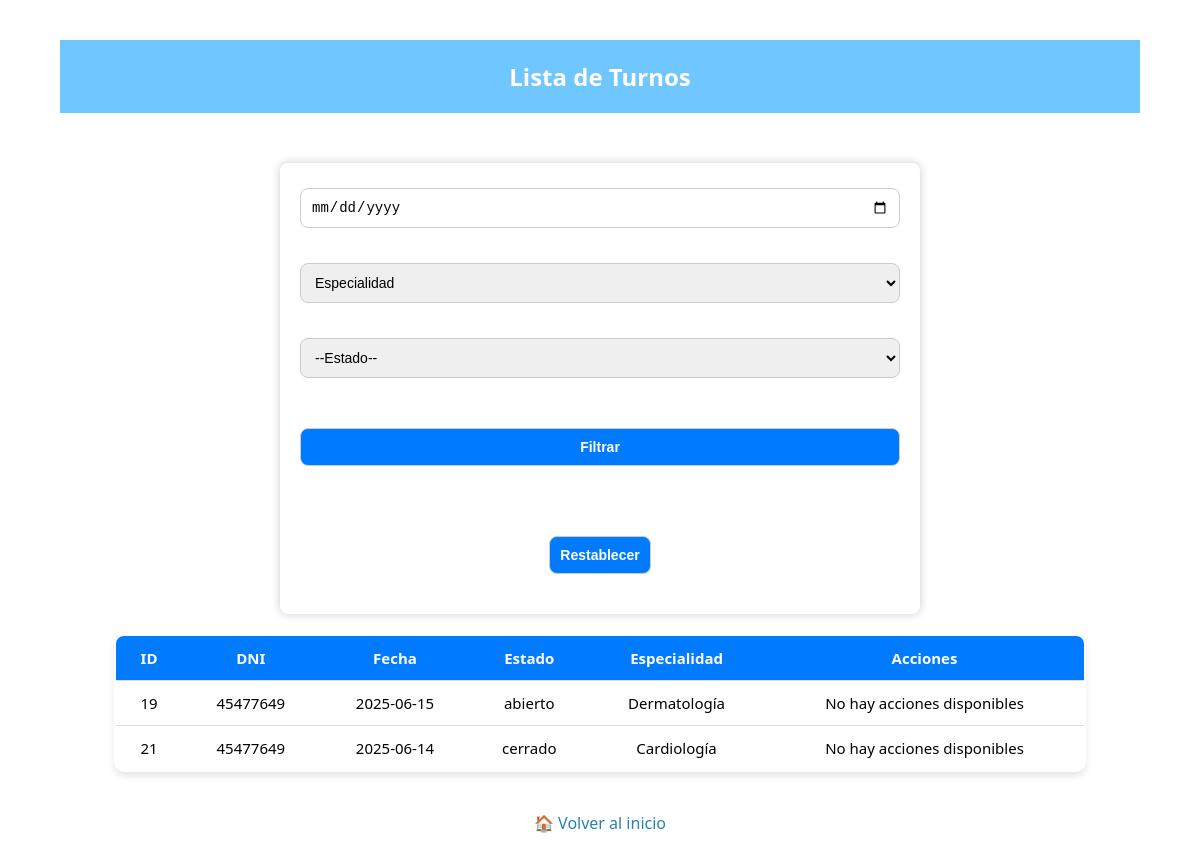
/ver_turnos, run on the app's committed database.
### app.py (models this page shows, shortened)
class Medico(db.Model):
    __tablename__ = 'medico'
    matricula = db.Column(db.Integer, primary_key=True, nullable=False)
    nombre = db.Column(db.String(100), nullable=False)
    especialidad = db.Column(db.String(100), nullable=False)
    tel = db.Column(db.String(20), nullable=False)
    estado = db.Column(db.String(20), default='activo')

class Turno(db.Model):
    __tablename__ = 'turno'
    id = db.Column(db.Integer, primary_key=True)
    dni = db.Column(db.Integer, db.ForeignKey('paciente.dni'), nullable=False)
    fecha = db.Column(db.String(20), nullable=False)
    estado = db.Column(db.String(20), nullable=False)
    matricula = db.Column(db.Integer, db.ForeignKey('medico.matricula'), nullable=False)

### app.py (the view, shortened to what this page needs)
@app.route('/ver_turnos', methods=['GET', 'POST'])
def ver_turnos():
    especialidades = [e[0] for e in db.session.query(Medico.especialidad).distinct().all()]
    turnos_query = Turno.query
    if session.get('rol') == 'paciente':
        dni = int(session['usuario'])  # El DNI lo usamos como username
        turnos_query = turnos_query.filter_by(dni=dni)
    turnos = turnos_query.all()
    datos = []
    for turno in turnos:
        medico = Medico.query.get(turno.matricula)
        datos.append({
            'turno': turno,
            'especialidad': medico.especialidad if medico else 'No asignada'
        })
    return render_template('vistat.html', datos=datos, especialidades=especialidades)

### templates/vistat.html (shortened to what this page needs)
<!DOCTYPE html>
<html lang="en">
<head>
    <link rel="stylesheet" href="{{ url_for('static', filename='style.css') }}">
</head>
<body>
<div class="container mt-4">
    <h2 class="text-center text-primary mb-4">Lista de Turnos</h2>
 <div class="container">
<form method="POST" class="filtros-container">
    <input type="date" name="fecha">
    <select name="especialidad">
        <option value="">Especialidad</option>
    </select>
    <select name="estado">
        <option value="">--Estado--</option>
    </select>
    <button type="submit">Filtrar</button>
    <a href="{{ url_for('ver_turnos') }}"><button type="button">Restablecer</button></a>
</form>
    <table class="turno-table">
        <thead>
            <tr>
                <th>ID</th>
                <th>DNI</th>
                <th>Fecha</th>
                <th>Estado</th>
                <th>Especialidad</th>
                <th>Acciones</th>
            </tr>
        </thead>
        <tbody>
            {% for item in datos %}
            <tr>
                <td>{{ item.turno.id }}</td>
                <td>{{ item.turno.dni }}</td>
                <td>{{ item.turno.fecha }}</td>
                <td>{{ item.turno.estado }}</td>
                <td>{{ item.especialidad }}</td>
                {% if session.get('rol') == 'admin' %}
                <td><a href="{{ url_for('editar_turno', id=item.turno.id) }}">📝 Editar</a></td>
                {%else%}
                <td>No hay acciones disponibles</td>
                {% endif %}
            </tr>
            {% endfor %}
        </tbody>
    </table>
</div>
            <div class="text-center mt-3">
                <a href="{{ url_for('index') }}" class="btn btn-link">🏠 Volver al inicio</a>
            </div>
</body>
</html>

### static/style.css (style rules this page uses)
body { font-family: Arial, sans-serif; background-color: #f4f4f4; margin: 0; padding: 0; }
h2 { background-color: #70c6ff; color: white; padding: 20px; text-align: center; margin-bottom: 30px; }
form { width: 80%; max-width: 600px; margin: auto; background: white; padding: 20px; border-radius: 8px; box-shadow: 0 0 10px #ccc; }
input, select, textarea, button { width: 100%; padding: 10px; margin-top: 10px; margin-bottom: 20px; border: 1px solid #ccc; border-radius: 5px; }
button { background-color: #2ecc71; color: white; font-weight: bold; border: none; cursor: pointer; }
a { color: #2980b9; text-decoration: none; display: block; text-align: center; margin-top: 20px; }
body { margin: 0; font-family: 'Segoe UI', sans-serif; background: url('/static/bg-form.jpg') no-repeat center center fixed; background-size: cover; }
input, select, textarea { width: 100%; padding: 10px; margin-top: 5px; border: 1px solid #ccc; border-radius: 6px; font-size: 16px; }
button { margin-top: 20px; width: 100%; padding: 12px; background-color: #007BFF; color: white; font-size: 16px; border: none; border-radius: 6px; cursor: pointer; transition: background 0.3s; }
input[type="text"], input[type="number"], input[type="date"], select, textarea { padding: 12px 16px; box-sizing: border-box; border-radius: 5px; border: 1px solid #ccc; width: 100%; font-size: 16px; }
.container { max-width: 90%; margin: auto; padding: 20px; }
.filtros-container { display: flex; flex-wrap: wrap; justify-content: center; align-items: center; gap: 10px; margin-bottom: 20px; }
.filtros-container input, .filtros-container select, .filtros-container button { padding: 10px; border-radius: 8px; border: 1px solid #ccc; font-size: 14px; }
.turno-table { width: 100%; border-collapse: collapse; background: #fff; border: 2px solid #007bff; border-radius: 10px; overflow: hidden; box-shadow: 0 4px 6px rgba(0,0,0,0.1); }
.turno-table th, .turno-table td { padding: 12px 15px; text-align: center; border-bottom: 1px solid #ddd; font-size: 15px; }
.turno-table th { background-color: #007bff; color: white; }
.turno-table tr:last-child td { border-bottom: none; }

### data on the page
Medico: turno.id "19", turno.dni "45477649", turno.fecha "2025-06-15", turno.estado "abierto", especialidad "Dermatología"
Medico: turno.id "21", turno.dni "45477649", turno.fecha "2025-06-14", turno.estado "cerrado", especialidad "Cardiología"
